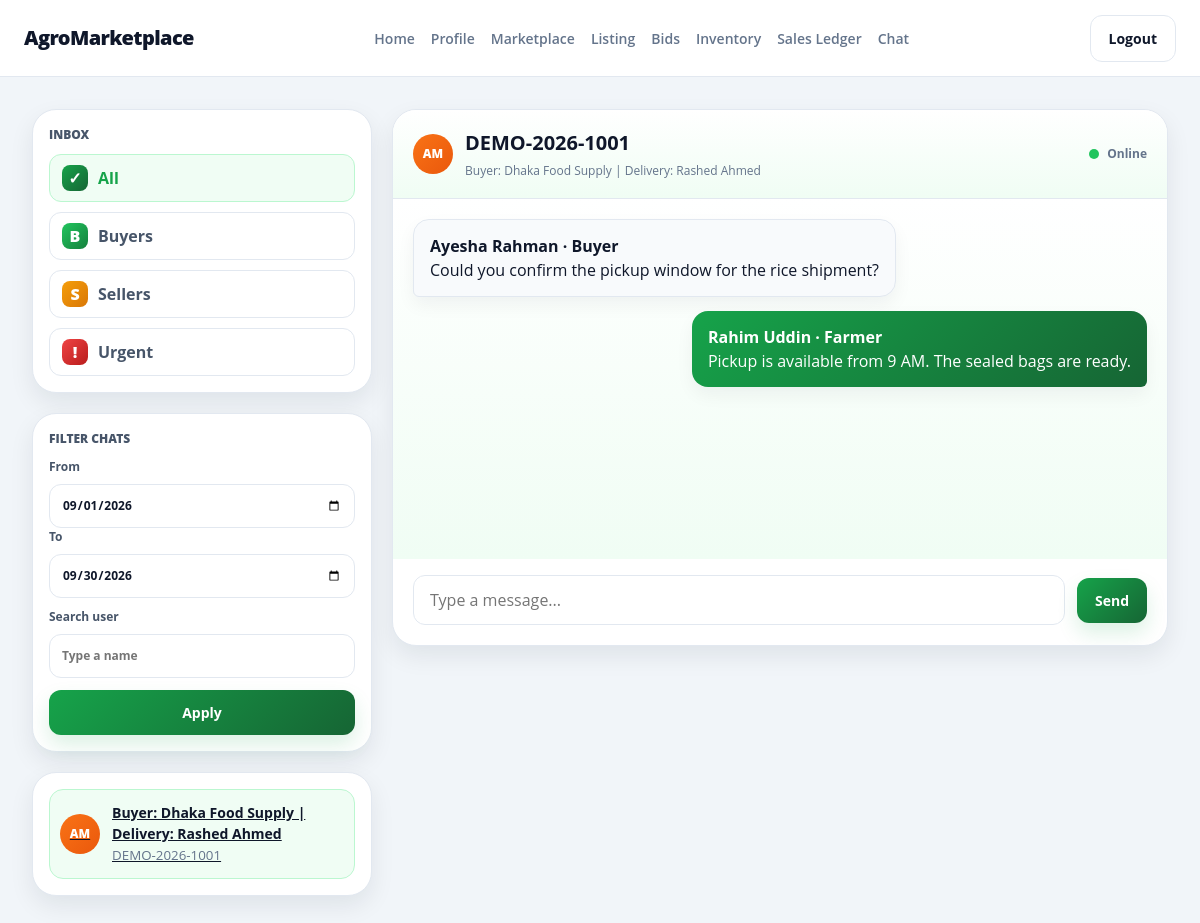
Screenshot of /farmer/chat.php (signed in) with the database file from the repository.
### tables this page shows
CREATE TABLE `conversations` (
  `id` bigint UNSIGNED NOT NULL,
  `order_id` bigint UNSIGNED DEFAULT NULL,
  `created_by` bigint UNSIGNED DEFAULT NULL,
  `created_at` timestamp NOT NULL DEFAULT CURRENT_TIMESTAMP
);

CREATE TABLE `orders` (
  `id` bigint UNSIGNED NOT NULL,
  `order_number` varchar(40) NOT NULL,
  `buyer_id` bigint UNSIGNED NOT NULL,
  `farmer_id` bigint UNSIGNED NOT NULL,
  `listing_id` bigint UNSIGNED DEFAULT NULL,
  `accepted_bid_id` bigint UNSIGNED DEFAULT NULL,
  `quantity` decimal(14,3) NOT NULL,
  `quantity_unit` varchar(20) NOT NULL DEFAULT 'MT',
  `price_per_unit` decimal(14,2) NOT NULL,
  `subtotal` decimal(14,2) NOT NULL,
  `commission_amount` decimal(14,2) NOT NULL DEFAULT '0.00',
  `total_amount` decimal(14,2) NOT NULL,
  `currency` char(3) NOT NULL DEFAULT 'BDT',
  `status` enum('pending','confirmed','processing','ready_for_pickup','in_transit','delivered','completed','cancelled','disputed') NOT NULL DEFAULT 'pending',
  `payment_status` enum('unpaid','pending','escrowed','partially_refunded','refunded','released') NOT NULL DEFAULT 'unpaid',
  `expected_delivery_at` datetime DEFAULT NULL,
  `created_at` timestamp NOT NULL DEFAULT CURRENT_TIMESTAMP,
  `updated_at` timestamp NOT NULL DEFAULT CURRENT_TIMESTAMP ON UPDATE CURRENT_TIMESTAMP
);

CREATE TABLE `messages` (
  `id` bigint UNSIGNED NOT NULL,
  `conversation_id` bigint UNSIGNED NOT NULL,
  `sender_id` bigint UNSIGNED NOT NULL,
  `body` text NOT NULL,
  `attachment_url` varchar(500) DEFAULT NULL,
  `created_at` timestamp NOT NULL DEFAULT CURRENT_TIMESTAMP
);

CREATE TABLE `users` (
  `id` bigint UNSIGNED NOT NULL,
  `role` enum('buyer','farmer','delivery','admin') NOT NULL,
  `username` varchar(80) NOT NULL,
  `password` varchar(255) NOT NULL,
  `email` varchar(254) NOT NULL,
  `fullname` varchar(150) DEFAULT NULL,
  `phone` varchar(32) DEFAULT NULL,
  `address` text,
  `profile_description` text,
  `market_preferences` varchar(255) DEFAULT NULL,
  `business_name` varchar(180) DEFAULT NULL,
  `preferred_buying_category` varchar(100) DEFAULT NULL,
  `typical_order_volume` varchar(80) DEFAULT NULL,
  `land_area` varchar(80) DEFAULT NULL,
  `primary_crops` text,
  `verification_documents` text,
  `vehicle_capacity` varchar(100) DEFAULT NULL,
  `vehicle_license_plate` varchar(32) DEFAULT NULL,
  `account_status` enum('pending','active','suspended','closed') NOT NULL DEFAULT 'active',
  `created_at` timestamp NOT NULL DEFAULT CURRENT_TIMESTAMP,
  `updated_at` timestamp NOT NULL DEFAULT CURRENT_TIMESTAMP ON UPDATE CURRENT_TIMESTAMP
);

### database/app.php (called while the page is built, shortened)
<?php
require_once __DIR__ . '/connection.php';
function app_db(): PDO
{
    $connection = Database::getInstance()->getConnection();
    return $connection;
}
function app_database(): Database
{
    return Database::getInstance();
}
function escape_html(?string $value): string
{
    return htmlspecialchars($value ?? '', ENT_QUOTES, 'UTF-8');
}
function current_user(): ?array
{
    $user = app_database()->getUserInfo((int) $_SESSION['user_id']);
    return $user;
}
function require_role(array $roles): array
{
    $user = current_user();
    return $user;
}

### database/connection.php (called while the page is built, shortened)
<?php
class Database
{
    private static ?Database $instance = null;
    private ?PDO $conn = null;
    private function __construct()
    {
        $host = 'localhost';
        $port = '3306';
        $user = 'root';
        $pass = 'root';
        $database = 'agromarketplace';
        $charset = "utf8mb4";
        $dsn = "mysql:host=$host;port=$port;dbname=$database;charset=$charset";
        try {
            $this->conn = new PDO($dsn, $user, $pass, [
                PDO::ATTR_ERRMODE            => PDO::ERRMODE_EXCEPTION,
                PDO::ATTR_DEFAULT_FETCH_MODE => PDO::FETCH_ASSOC,
                PDO::ATTR_EMULATE_PREPARES   => false,
            ]);
        } catch (PDOException $e) {
            $this->conn = null;
            error_log("Database connection failed: " . $e->getMessage());
        }
    }
    public static function getInstance(): Database
    {
        if (self::$instance === null) {
            self::$instance = new Database();
        }
        return self::$instance;
    }
    public function getUserInfo(int $userId): ?array
    {
        $statement = $this->conn->prepare(
            'SELECT id, role, username, email, fullname, vehicle_capacity, vehicle_license_plate FROM users WHERE id = ? AND account_status = ?'
        );
        $statement->execute([$userId, 'active']);
        $user = $statement->fetch();
        return $user ?: null;
    }
    public function getUserConversations(int $userId): array
    {
        $statement = $this->conn->prepare(
            "SELECT c.id, o.order_number, c.created_at,
                    GROUP_CONCAT(DISTINCT CONCAT(CASE other.role WHEN 'buyer' THEN 'Buyer' WHEN 'farmer' THEN 'Farmer' WHEN 'delivery' THEN 'Delivery' ELSE 'User' END, ': ', COALESCE(NULLIF(other.business_name, ''), other.fullname)) ORDER BY other.role SEPARATOR ' | ') AS participants
             FROM conversations c
             JOIN conversation_participants mine ON mine.conversation_id = c.id AND mine.user_id = ?
             JOIN conversation_participants peer ON peer.conversation_id = c.id AND peer.user_id <> ?
             JOIN users other ON other.id = peer.user_id
             LEFT JOIN orders o ON o.id = c.order_id
             GROUP BY c.id, o.order_number, c.created_at
             ORDER BY c.created_at DESC"
        );
        $statement->execute([$userId, $userId]);
        return $statement->fetchAll();
    }
    public function getConversationMessages(int $conversationId): array
    {
        $statement = $this->conn->prepare(
            'SELECT m.sender_id, m.body, m.created_at, u.fullname, u.username, u.role FROM messages m JOIN users u ON u.id = m.sender_id WHERE m.conversation_id = ? ORDER BY m.id'
        );
        $statement->execute([$conversationId]);
        return $statement->fetchAll();
    }
}

### farmer/chat.php (the view, shortened to what this page needs)
<?php
require_once __DIR__ . '/../database/app.php';
$user = require_role(['farmer']);
$database = app_database();
$conversations = $database->getUserConversations((int) $user['id']);
$conversationId = (int) ($_GET['conversation'] ?? ($conversations[0]['id'] ?? 0));
$selected = null;
foreach ($conversations as $conversation) {
  if ((int) $conversation['id'] === $conversationId) {
    $selected = $conversation;
    break;
  }
}
$messages = [];
if ($selected) {
  $messages = $database->getConversationMessages($conversationId);
}
?>
<!doctype html>
<html lang="en">
<head>
  <link rel="stylesheet" href="../colors.css">
  <link rel="stylesheet" href="../header.css">
  <link rel="stylesheet" href="farmer.css">
</head>
<body class="theme-farmer">
  <header class="site-header">
    <div class="site-header-inner">
      <a class="brand" href="../index.php">AgroMarketplace</a>
      <nav class="nav" aria-label="Farmer navigation">
        <a class="nav-link" href="index.php">Home</a>
        <a class="nav-link" href="profile/profile-self.php">Profile</a>
        <a class="nav-link" href="marketplace.php">Marketplace</a>
        <a class="nav-link" href="create-listing.php">Listing</a>
        <a class="nav-link" href="bids.php">Bids</a>
        <a class="nav-link" href="inventory.php">Inventory</a>
        <a class="nav-link" href="sales-ledger.php">Sales Ledger</a>
        <a class="nav-link" href="chat.php">Chat</a>
      </nav>
      <div class="site-header-actions">
        <a class="btn btn-ghost" href="../auth/logout.php">Logout</a>
      </div>
    </div>
  </header>
  <main class="chat-shell">
    <aside class="chat-sidebar" aria-label="Message filters and conversations">
      <div class="sidebar-card filter-card">
        <p class="filter-heading">Inbox</p>
        <div class="filter-list">
          <button class="filter-chip active" type="button"><span class="filter-graphic graphic-all">✓</span>All</button>
          <button class="filter-chip" type="button"><span class="filter-graphic graphic-buyers">B</span>Buyers</button>
          <button class="filter-chip" type="button"><span class="filter-graphic graphic-sellers">S</span>Sellers</button>
          <button class="filter-chip" type="button"><span class="filter-graphic graphic-urgent">!</span>Urgent</button>
        </div>
      </div>
      <div class="sidebar-card filter-card">
        <p class="filter-heading">Filter chats</p>
        <label class="date-filter-group">
          <span>From</span>
          <input type="date" value="2026-09-01">
        </label>
        <label class="date-filter-group">
          <span>To</span>
          <input type="date" value="2026-09-30">
        </label>
        <label class="search-filter-group">
          <span>Search user</span>
          <input type="search" placeholder="Type a name">
        </label>
        <button class="btn btn-primary" type="button">Apply</button>
      </div>
      <div class="sidebar-card thread-card">
        <div class="thread-list">
          <?php foreach ($conversations as $conversation): ?>
            <a class="thread-item <?= (int) $conversation['id'] === $conversationId ? 'active' : '' ?>" href="chat.php?conversation=<?= (int) $conversation['id'] ?>">
              <span class="thread-avatar avatar-rice">AM</span>
              <span class="thread-copy">
                <strong><?= escape_html($conversation['participants'] ?? 'Order participants') ?></strong>
                <small><?= escape_html($conversation['order_number'] ?? 'Marketplace chat') ?></small>
              </span>
            </a>
          <?php endforeach; ?>
        </div>
      </div>
    </aside>
    <section class="chat-panel" aria-label="Chat conversation">
      <header class="chat-header">
        <div class="chat-user">
          <span class="chat-avatar avatar-rice">AM</span>
          <div>
            <h1><?= $selected ? escape_html($selected['order_number'] ?? 'Marketplace chat') : 'No conversation selected' ?></h1>
            <p><?= $selected ? escape_html($selected['participants']) : 'Chats are created after an order is placed' ?></p>
          </div>
        </div>
        <span class="chat-status"><span class="status-dot"></span>Online</span>
      </header>
      <div class="chat-thread">
        <?php foreach ($messages as $message): ?>
          <div class="message-row <?= (int) $message['sender_id'] === (int) $user['id'] ? 'outgoing' : 'incoming' ?>">
            <div class="message-bubble"><strong><?= escape_html($message['fullname'] ?: ucfirst($message['role'])) ?> · <?= escape_html(ucfirst($message['role'])) ?></strong><br><?= nl2br(escape_html($message['body'])) ?></div>
          </div>
        <?php endforeach; ?>
      </div>
      <form class="message-compose" action="chat.php?conversation=<?= (int) $conversationId ?>" method="post">
        <label class="message-input-wrap" aria-label="Type a message">
          <input type="text" name="body" maxlength="5000" placeholder="Type a message..." <?= $selected ? 'required' : 'disabled' ?>>
        </label>
        <button class="btn btn-primary" type="submit">Send</button>
      </form>
    </section>
  </main>
</body>
</html>

### colors.css (style rules this page uses)
:root { --color-buyer-primary: #f97316; --color-buyer-dark: #c2410c; --color-buyer-light-bg: #fff7ed; --color-buyer-border: #fed7aa; --color-farmer-primary: #16a34a; --color-farmer-dark: #166534; --color-farmer-light-bg: #f0fdf4; --color-farmer-border: #bbf7d0; --color-admin-primary: #dc2626; --color-admin-dark: #991b1b; --color-admin-light-bg: #fef2f2; --color-admin-border: #fecaca; --color-delivery-primary: #7c3aed; --color-delivery-dark: #5b21b6; --color-delivery-light-bg: #f5f3ff; --color-delivery-border: #ddd6fe; --color-background: #f8fafc; --color-page-bg: #f1f5f9; --color-card-bg: #ffffff; --color-sidebar-bg: #f8fafc; --color-text: #0f172a; --color-text-soft: #475569; --color-muted: #64748b; --color-border: #e2e8f0; --color-border-strong: #cbd5e1; --color-white: #ffffff; --color-success: #16a34a; --color-warning: #f59e0b; --color-danger: #dc2626; --color-shadow: transparent; --outer-shadow: rgba(15, 23, 42, 0.08); --container-xl: 1200px; --container-lg: 1080px; --radius-sm: 10px; --radius-md: 16px; --radius-lg: 24px; --radius-xl: 32px; --space-1: 4px; --space-2: 8px; --space-3: 12px; --space-4: 16px; --space-5: 20px; --space-6: 24px; --space-8: 32px; --space-10: 40px; --space-12: 48px; --space-16: 64px; }
html { font-family: "Open Sans", sans-serif; }
* { box-sizing:border-box }
body { margin:0;background:var(--color-page-bg);color:var(--color-text);line-height:1.5 }
a { color:inherit }
button, input, select { font: inherit; }
body.theme-farmer { --color-brand: var(--color-farmer-primary); --color-brand-soft: var(--color-farmer-light-bg); --color-brand-border: var(--color-farmer-border); }

### header.css (style rules this page uses)
.site-header { position: sticky; top: 0; z-index: 10; background: rgba(255, 255, 255, 0.94); backdrop-filter: blur(10px); border-bottom: 1px solid var(--color-border); }
.site-header-inner { max-width: var(--container-xl); min-height: var(--header-height, 76px); margin: 0 auto; padding: 0 24px; display: flex; align-items: center; justify-content: space-between; gap: 16px; }
.brand { text-decoration: none; color: var(--color-text); font-size: 20px; font-weight: 800; letter-spacing: -0.03em; }
.nav { display: flex; align-items: center; gap: 16px; flex-wrap: wrap; }
.nav-link { color: var(--color-muted); text-decoration: none; font-size: 14px; font-weight: 600; transition: color 0.2s ease; }
.site-header-actions { display: flex; align-items: center; gap: 12px; }

### rows the page displays
conversations: participants "Buyer: Dhaka Food Supply | Delivery: Rashed Ahmed", order.order_number "DEMO-2026-1001"
messages: sender.fullname "Ayesha Rahman", sender.role "Buyer", body "Could you confirm the pickup window for the rice shipment?"
messages: sender.fullname "Rahim Uddin", sender.role "Farmer", body "Pickup is available from 9 AM. The sealed bags are ready."

### other values shown
escape_html($selected['participants']) "Buyer: Dhaka Food Supply | Delivery: Rashed Ahmed"
